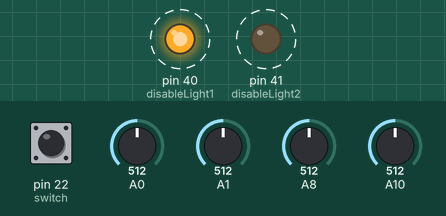
Simulated run of this sketch. Board: Arduino Mega 2560, built with avr-gcc and run on an emulated ATmega2560. Parts: output pins drawn as LEDs (lit = HIGH). Dashed ring = blinking. The inputs (shaded band) are chosen by the test bench; at power-on: pin 22 (switch) HIGH, A0 = 512, A1 = 512, A8 = 512, A10 = 512. No radio packets arrive unless stated.

Above: at 1.65 s.
2.0 s: pin 22 (switch) pulled LOW for 3.2 s
At 2.8 s:
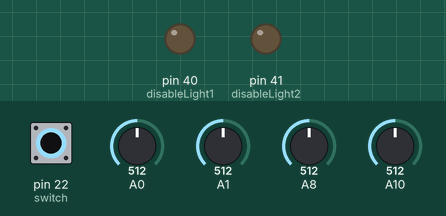
At 5.3 s:
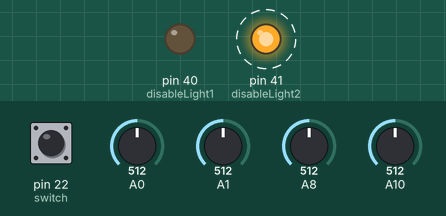
Timing chart, 0 to 12.7 s (numbered marks = the images above; inputs shaded):
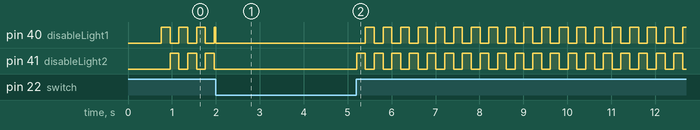

The sketch:

meaga.ino
```cpp
#include <SPI.h>
#include <nRF24L01.h>
#include <RF24.h>

const uint64_t pipeOut = 0xE8E8F0F0E1LL;
int disableLight1 = 40;
int disableLight2 = 41;
int ledState = LOW;
unsigned long previousMillis = 0;

RF24 radio(7, 8); // CNS, CE


// The sizeof this struct should not exceed 32 bytes
struct MyData {
  byte axis1;
  byte axis2;
  byte axis3;
  byte axis4;
  byte switches;
};

MyData data;

void setup()
{
  radio.begin();
  radio.setAutoAck(false);
  radio.setDataRate(RF24_250KBPS);
  radio.setPALevel(RF24_PA_MAX);

  radio.openWritingPipe(pipeOut);

  data.axis1 = 90;
  data.axis2 = 90;
  data.axis3 = 90;
  data.axis4 = 90;
  radio.write(&data, sizeof(MyData));

  pinMode(disableLight1, OUTPUT);
  pinMode(disableLight2, OUTPUT);

  delay(750);
}

/**********************************************/
//DATA SENDING
void loop()
{
  data.axis1 = map( analogRead(8), 0, 1023, 0, 255); //yaw
  data.axis2 = map( analogRead(0), 0, 1023, 0, 255); //throttle
  data.axis3 = map( analogRead(1), 0, 1023, 0, 255); //roll
  data.axis4 = map( analogRead(10), 0, 1023, 0, 255); //pitch
  data.switches = !digitalRead(22); //robot enable switch
  radio.write(&data, sizeof(MyData));
//Enable Flasher
  unsigned long currentMillis = millis();
  if (!data.switches){
    if (currentMillis - previousMillis >= 200) {
      previousMillis = currentMillis;
      if (ledState == LOW) {
        ledState = HIGH;
      } else {
        ledState = LOW;
      }
      digitalWrite(disableLight1, ledState);
      digitalWrite(disableLight2, !ledState);
    }
  }else{
    digitalWrite(disableLight1, LOW);
    digitalWrite(disableLight2, LOW);
  }

}
```

Measured:
- by itself, pin 40 (disableLight1): repeats every 0.40 s: HIGH 0.20 s, LOW 0.20 s
